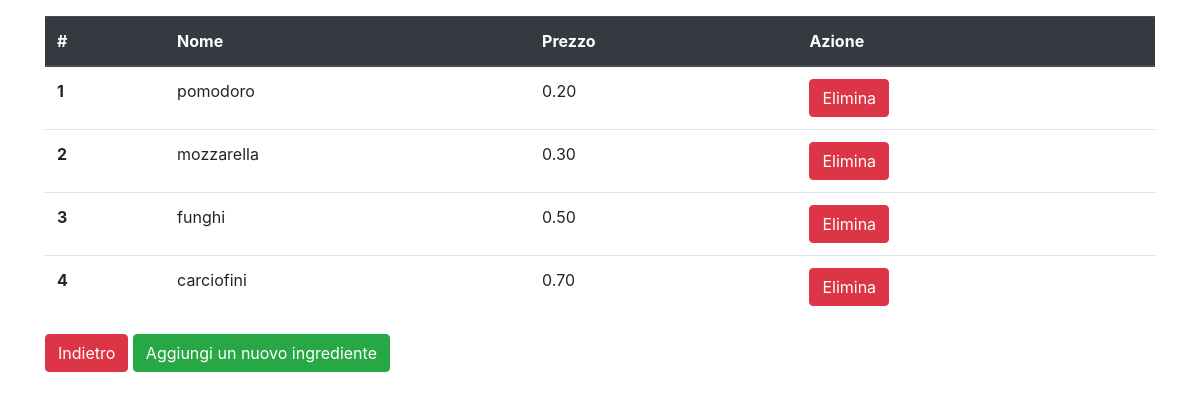
Page /products/list_ingredients/ (signed in) on the earlier database version.
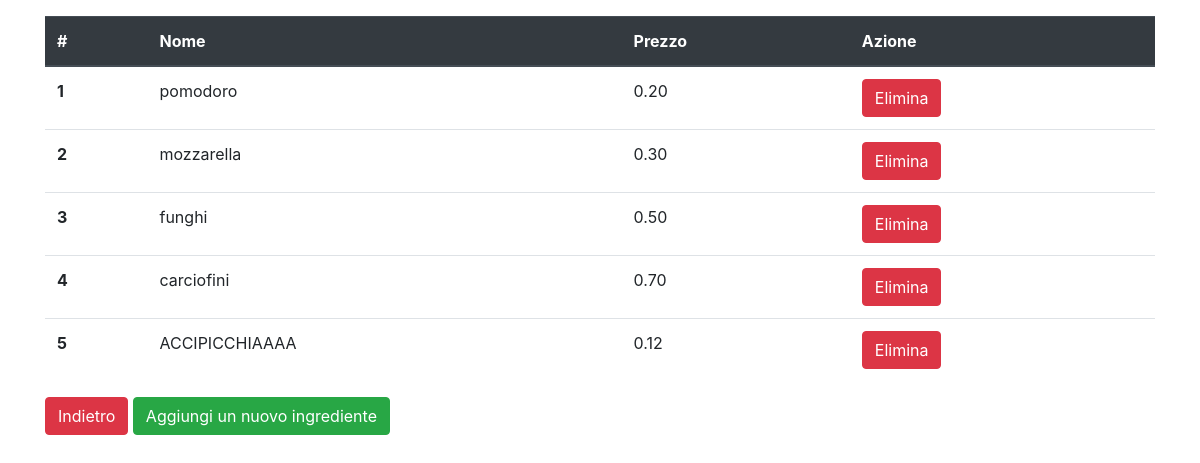
Same page on the later database version.
### products/models.py (models this page shows, shortened)
class Ingredient(models.Model):
    name = models.CharField(max_length=50)
    price = models.DecimalField(max_digits=10, decimal_places=2)  # se voglio aggiungere componenti alla pizza

### products/views.py (the view)
# urls.py: path('list_ingredients/', IngredientList.as_view(), name='ingredient-list'),
@method_decorator(is_restaurateur, name='dispatch')
class IngredientList(ListView):
    template_name = 'products/food/ingredients_list.html'
    model = Ingredient

### products/views.py (called while the page is built)
def is_restaurateur(function):
    def wrapper(*args, **kwargs):
        request = args[0]
        if request is not None:
            user = request.user
            try:
                if user.is_restaurateur:
                    return function(*args, **kwargs)
                else:
                    return render(request, 'users/authentication_error.html', {})
            except AttributeError:
                raise Http404  # per utenti anonimi
    return wrapper

### products/templates/products/food/ingredients_list.html (shortened to what this page needs)
{% extends 'base.html' %}
{% load crispy_forms_tags %}
{% block content %}
    <table class="table">
  <thead class="thead-dark">
    <tr>
      <th scope="col">#</th>
      <th scope="col">Nome</th>
      <th scope="col">Prezzo</th>
      <th scope="col">Azione</th>
    </tr>
  </thead>
  <tbody>
  {% for item in object_list %}
    <tr>
          <th scope="row">{{ forloop.counter }}</th>
          <td>{{ item.name }}</td>
          <td>{{ item.price }}</td>
          <td><button type="button" class="btn btn-danger" onclick="location.href='{% url 'products:ingredient-delete'  item.id %}'" id="delete-button-drink">Elimina</button></td>
        {% endfor %}
    </tr>
  </tbody>
</table>
    <button type="button" class="btn btn-danger" onclick="location.href='../'">Indietro</button>
    <button type="button" class="btn btn-success" onclick="location.href='{% url 'products:ingredient-add' %}'">Aggiungi un nuovo ingrediente</button>
{% endblock %}

Differences in the rows shown:
added Ingredient: name "ACCIPICCHIAAAA", price "0.12"
